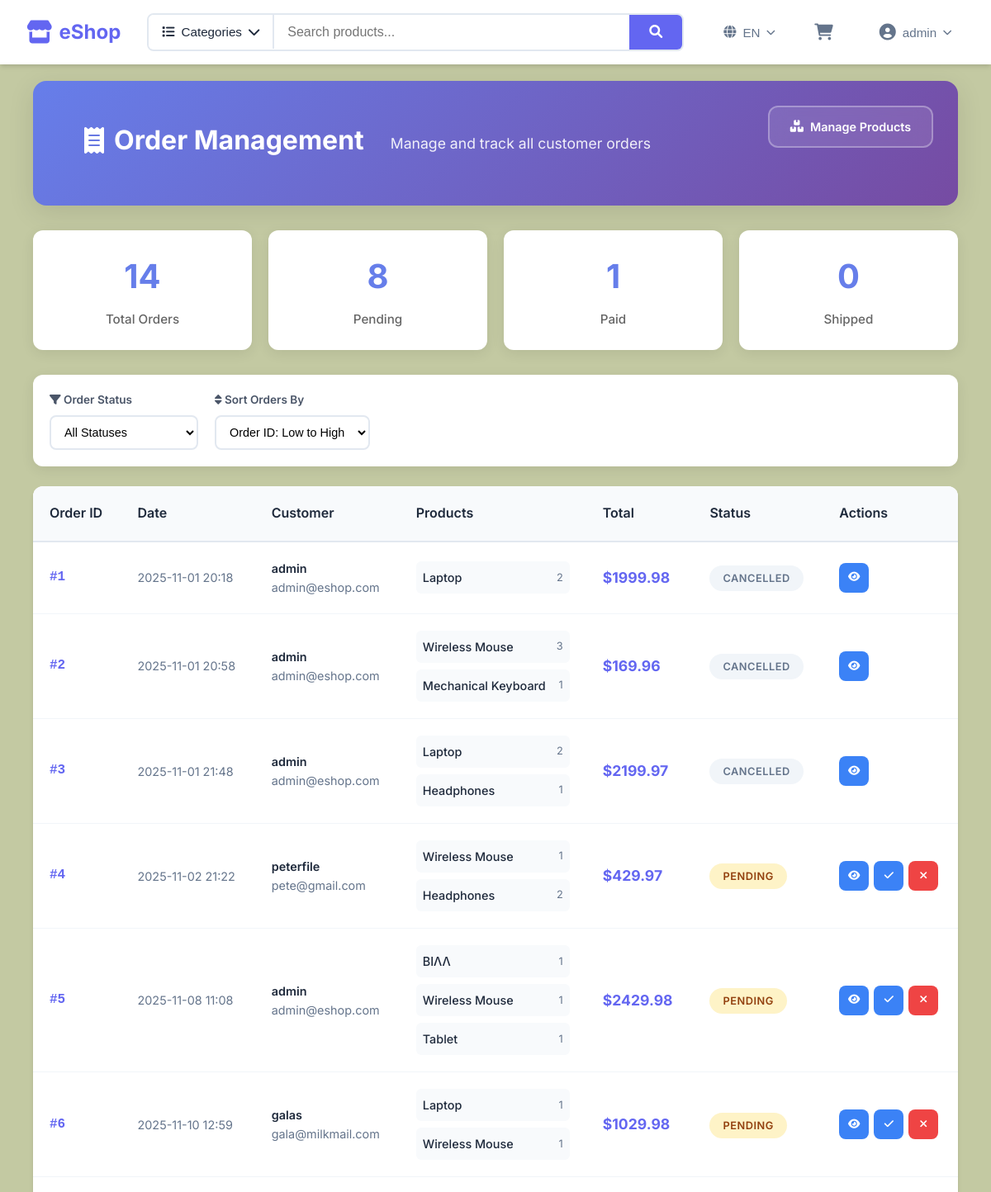
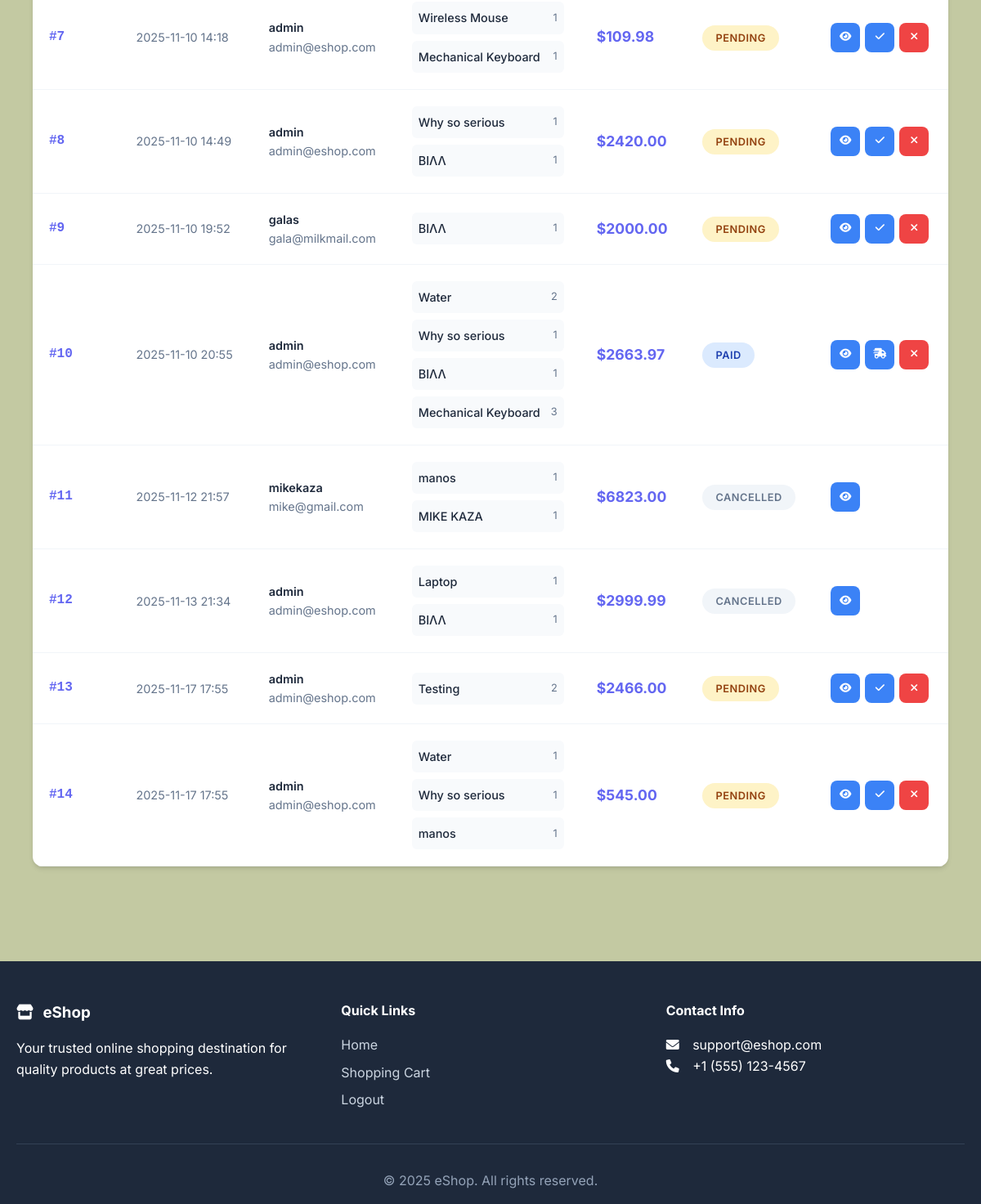
The page /orders (signed in) on the database as committed earlier (2 pictures, top to bottom).
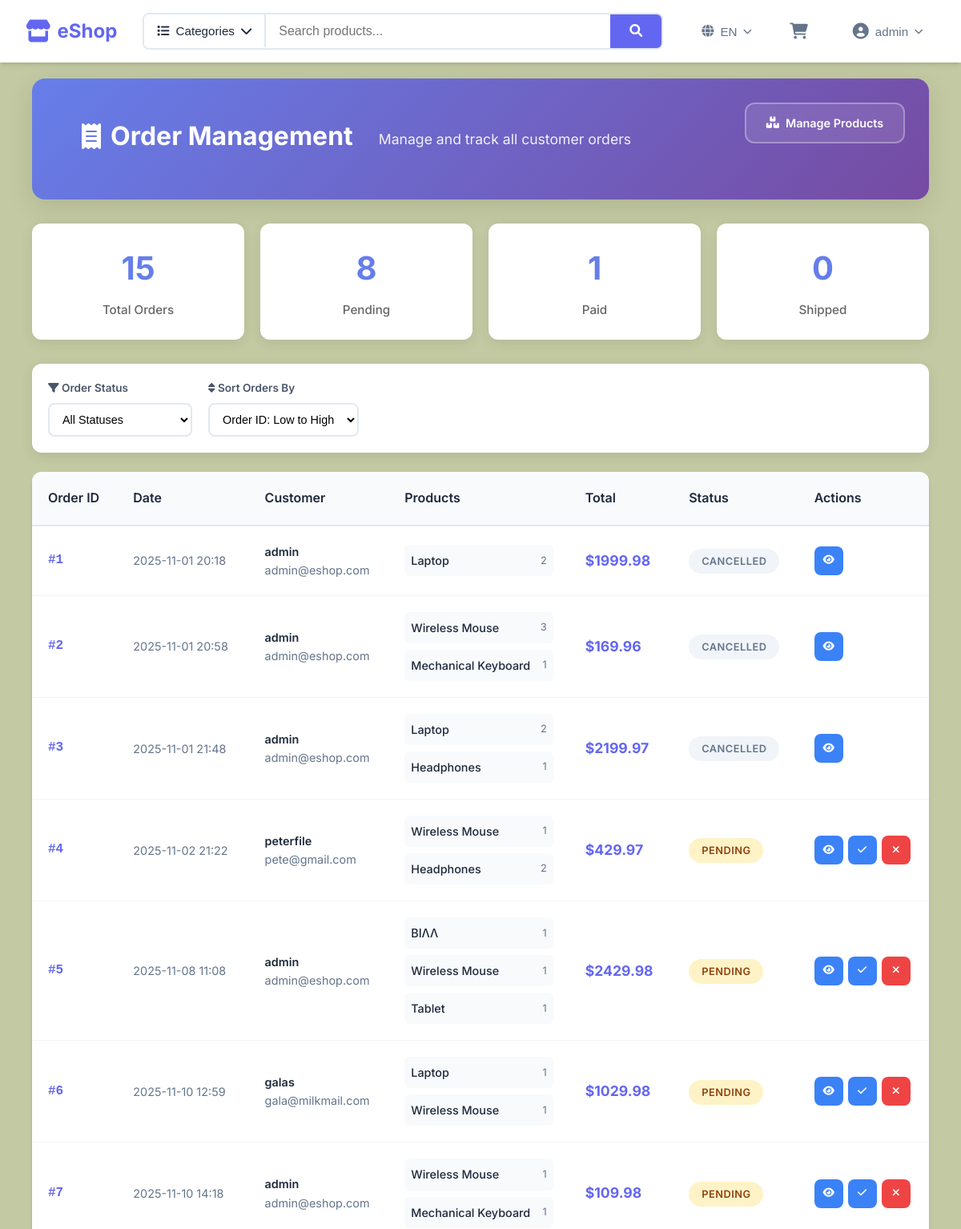
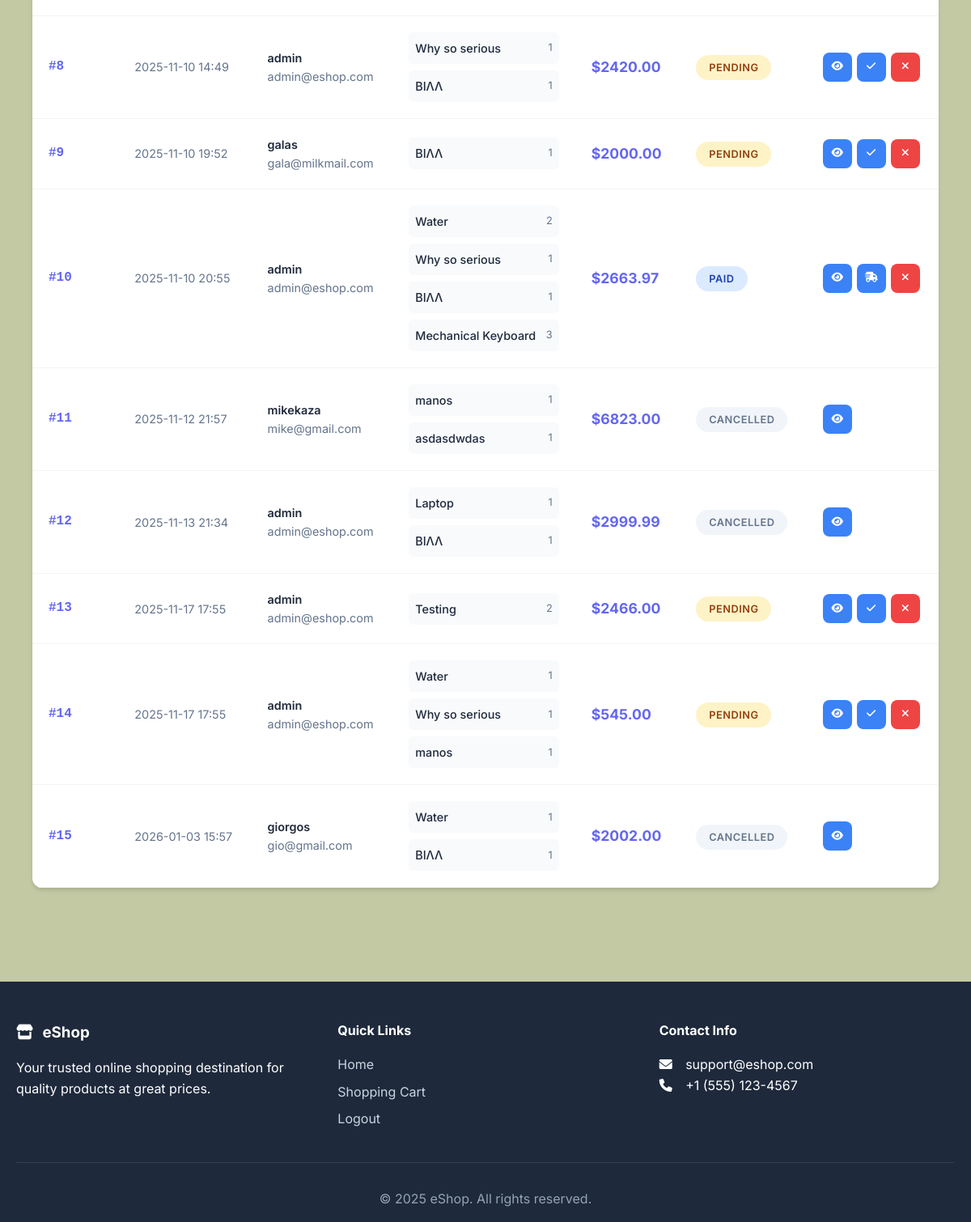
The same page on the database as committed later (2 pictures, top to bottom).
### tables this page shows
CREATE TABLE orders(
            order_id INTEGER PRIMARY KEY AUTOINCREMENT,
            user_id INTEGER NOT NULL,
            total DECIMAL(10, 2) NOT NULL,
            status TEXT CHECK(status IN ('pending','paid','shipped','cancelled')) DEFAULT 'pending',
            created_at TIMESTAMP DEFAULT CURRENT_TIMESTAMP,
            FOREIGN KEY(user_id) REFERENCES users(user_id)
        );

CREATE TABLE products(
            product_id INTEGER PRIMARY KEY AUTOINCREMENT,
            name VARCHAR(100) NOT NULL,
            description TEXT,
            price DECIMAL(10,2) NOT NULL,
            stock_quantity INTEGER NOT NULL DEFAULT 0,
            category VARCHAR(50),
            image_url VARCHAR(255),
            created_at TIMESTAMP DEFAULT CURRENT_TIMESTAMP
        );

### app.py (the view, shortened to what this page needs)
@app.route('/orders')
@login_required
def user_orders():
    try:
        with get_cursor() as cur:
            if session['role'] == 'admin':
                cur.execute("""
                    SELECT o.*,
                           u.username,
                           u.email,
                           GROUP_CONCAT(p.name || ' (x' || oi.quantity || ')') as product_names
                    FROM orders o
                    JOIN users u ON o.user_id = u.user_id
                    JOIN order_items oi ON o.order_id = oi.order_id
                    JOIN products p ON oi.product_id = p.product_id
                    GROUP BY o.order_id
                    ORDER BY o.created_at DESC
                """)
                orders = cur.fetchall()
                return render_template('admin_orders.html', orders=orders)
    except Exception as e:
        flash(f"Error loading orders: {str(e)}", 'danger')
        if session.get('role') == 'admin':
            return render_template('admin_orders.html', orders=[])
        else:
            return render_template('user_orders.html', orders=[])

### templates/admin_orders.html (shortened to what this page needs)
{% extends "base.html" %}
{% block content %}
<div class="admin-orders-container">
    <div class="admin-orders-header">
        <div class="header-content">
            <h1><i class="fas fa-receipt"></i> Order Management</h1>
            <p>Manage and track all customer orders</p>
        </div>
        <div class="header-actions">
            <a href="{{ url_for('admin_products') }}" class="btn btn-outline">
                <i class="fas fa-boxes"></i> Manage Products
            </a>
        </div>
    </div>
    <div class="orders-stats">
        <div class="order-stat">
            <div class="stat-number">{{ orders|length }}</div>
            <div class="stat-label">Total Orders</div>
        </div>
        <div class="order-stat">
            <div class="stat-number">{{ orders|selectattr('status', 'equalto', 'pending')|list|length }}</div>
            <div class="stat-label">Pending</div>
        </div>
        <div class="order-stat">
            <div class="stat-number">{{ orders|selectattr('status', 'equalto', 'paid')|list|length }}</div>
            <div class="stat-label">Paid</div>
        </div>
        <div class="order-stat">
            <div class="stat-number">{{ orders|selectattr('status', 'equalto', 'shipped')|list|length }}</div>
            <div class="stat-label">Shipped</div>
        </div>
    </div>
    {% if orders %}
        <div class="admin-filters">
            <div class="filter-section">
                <div class="filter-row">
                    <div class="filter-group">
                        <label for="orderStatusFilter"><i class="fas fa-filter"></i> Order Status</label>
                        <select id="orderStatusFilter" class="filter-select">
                            <option value="all">All Statuses</option>
                        </select>
                    </div>
                    <div class="filter-group">
                        <label for="orderSortBy"><i class="fas fa-sort"></i> Sort Orders By</label>
                        <select id="orderSortBy" class="filter-select">
                            <option value="id_asc">Order ID: Low to High</option>
                        </select>
                    </div>
                </div>
            </div>
        </div>
        <div class="orders-container">
            <table class="orders-table">
                <thead>
                    <tr>
                        <th>Order ID</th>
                        <th>Date</th>
                        <th>Customer</th>
                        <th>Products</th>
                        <th>Total</th>
                        <th>Status</th>
                        <th>Actions</th>
                    </tr>
                </thead>
                <tbody id="ordersTableBody">
                    {% for order in orders %}
                        <tr class="data-row"
                            data-status="{{ order.status }}"
                            data-id="{{ order.order_id }}">
                            <td class="order-id">#{{ order.order_id }}</td>
                            <td>
                                <div class="order-date">{{ order.created_at[:16] }}</div>
                            </td>
                            <td>
                                <div class="customer-info">
                                    <div class="customer-name">{{ order.username }}</div>
                                    <div>{{ order.email }}</div>
                                </div>
                            </td>
                            <td class="order-products">
                                <div class="order-product-list">
                                    {% if order.product_names %}
                                        {% for product_info in order.product_names.split(',') %}
                                            <div class="order-product-item">
                                                <span class="order-product-name">{{ product_info.split('(x')[0].strip() }}</span>
                                                <span class="order-product-quantity">{{ product_info.split('(x')[1].replace(')', '').strip() if '(x' in product_info else 'x1' }}</span>
                                            </div>
                                        {% endfor %}
                                    {% else %}
                                        <span>No products</span>
                                    {% endif %}
                                </div>
                            </td>
                            <td class="order-total">${{ "%.2f"|format(order.total) }}</td>
                            <td>
                                <span class="order-status status-{{ order.status }}">{{ order.status|title }}</span>
                            </td>
                            <td>
                                <div class="admin-actions">
                                    <button class="btn-action btn-edit" onclick="viewOrderDetails({{ order.order_id }})" title="View Order">
                                        <i class="fas fa-eye"></i>
                                    </button>
                                    {% if order.status == 'pending' %}
                                    <button class="btn-action btn-edit" onclick="updateOrderStatus({{ order.order_id }}, 'paid')" title="Mark as Paid">
                                        <i class="fas fa-check"></i>
                                    </button>
                                    {% elif order.status == 'paid' %}
                                    <button class="btn-action btn-edit" onclick="updateOrderStatus({{ order.order_id }}, 'shipped')" title="Mark as Shipped">
                                        <i class="fas fa-shipping-fast"></i>
                                    </button>
                                    {% endif %}
                                    {% if order.status != 'cancelled' %}
                                    <button class="btn-action btn-delete" onclick="updateOrderStatus({{ order.order_id }}, 'cancelled')" title="Cancel Order">
                                        <i class="fas fa-times"></i>
                                    </button>
                                    {% endif %}
                                </div>
                            </td>
                        </tr>
                    {% endfor %}
                </tbody>
            </table>
        </div>
    {% else %}
        <div class="empty-orders">
            <i class="fas fa-receipt"></i>
            <h3>No Orders Yet</h3>
            <p>Orders will appear here when customers make purchases</p>
        </div>
    {% endif %}
</div>
{% endblock %}

### templates/base.html (shortened to what this page needs)
<!DOCTYPE html>
<html lang="en">
<head>
    <link rel="stylesheet" href="{{ url_for('static', filename='css/base.css') }}">
    <link rel="stylesheet" href="{{ url_for('static', filename='css/header.css') }}">
    <link rel="stylesheet" href="{{ url_for('static', filename='css/footer.css') }}">
    <link rel="stylesheet" href="{{ url_for('static', filename='css/utilities.css') }}">
    <link rel="stylesheet" href="{{ url_for('static', filename='css/forms.css') }}">
    <link rel="stylesheet" href="{{ url_for('static', filename='css/products.css') }}">
    <link rel="stylesheet" href="{{ url_for('static', filename='css/product-detail.css') }}">
    <link rel="stylesheet" href="{{ url_for('static', filename='css/cart.css') }}">
    <link rel="stylesheet" href="{{ url_for('static', filename='css/admin.css') }}">
    <link rel="stylesheet" href="https://cdnjs.cloudflare.com/ajax/libs/font-awesome/6.0.0/css/all.min.css">
</head>
<body>
    <header class="main-header">
        <div class="header-content">
            <div class="logo">
                <a href="{{ url_for('home') }}">
                    <i class="fas fa-store"></i>
                    <span>eShop</span>
                </a>
            </div>
            <div class="header-search-container">
                <form method="get" action="{{ url_for('home') }}" class="header-search-form">
                    <div class="header-search-group">
                        <button type="button" class="categories-search-btn" id="categoriesToggle">
                            <i class="fas fa-list"></i>
                            <span>Categories</span>
                            <i class="fas fa-chevron-down"></i>
                        </button>
                        <input type="text" name="q" placeholder="Search products..." class="header-search-input" value="{{ request.args.get('q', '') }}">
                        <button type="submit" class="header-search-btn">
                            <i class="fas fa-search"></i>
                        </button>
                    </div>
                </form>
            </div>
            <nav class="main-nav">
                <div class="language-selector">
                    <button class="language-btn">
                        <i class="fas fa-globe"></i>
                        <span>EN</span>
                        <i class="fas fa-chevron-down"></i>
                    </button>
                </div>
                <a href="{{ url_for('view_cart') }}" class="nav-link cart-link">
                    <i class="fas fa-shopping-cart"></i>
                </a>
                {% if 'user_id' in session %}
                <div class="user-dropdown">
                    <button class="user-menu-btn" id="userMenuToggle">
                        <i class="fas fa-user-circle"></i>
                        <span>{{ session['username'] }}</span>
                        <i class="fas fa-chevron-down"></i>
                    </button>
                </div>
                {% endif %}
            </nav>
        </div>
    </header>
    <main class="main-content">
        <div class="container">
            {% block content %}{% endblock %}
        </div>
    </main>
    <footer class="main-footer">
        <div class="container">
            <div class="footer-content">
                <div class="footer-section">
                    <h3><i class="fas fa-store"></i> eShop</h3>
                    <p>Your trusted online shopping destination for quality products at great prices.</p>
                </div>
                <div class="footer-section">
                    <h4>Quick Links</h4>
                    <a href="{{ url_for('home') }}">Home</a>
                    <a href="{{ url_for('view_cart') }}">Shopping Cart</a>
                    {% if session.user_id %}
                    <a href="{{ url_for('logout') }}">Logout</a>
                    {% else %}
                    <a href="{{ url_for('login') }}">Login</a>
                    <a href="{{ url_for('register') }}">Register</a>
                    {% endif %}
                </div>
                <div class="footer-section">
                    <h4>Contact Info</h4>
                    <p><i class="fas fa-envelope"></i> support@eshop.com</p>
                    <p><i class="fas fa-phone"></i> +1 (555) 123-4567</p>
                </div>
            </div>
            <div class="footer-bottom">
                <p>&copy; 2025 eShop. All rights reserved.</p>
            </div>
        </div>
    </footer>
</body>
</html>

Rows that differ between the two databases and show on the page:
added orders: order_id "15", created_at "2026-01-03 15:57", username "giorgos", email "gio@gmail.com", total "2002.00", status "CANCELLED", products (split "Water", split "1"), products (split "ΒΙΛΛ", split "1")
changed products: split "MIKE KAZA" → "asdasdwdas"
Other text that changed with them:
{{ orders|length }}: "14" → "15"
